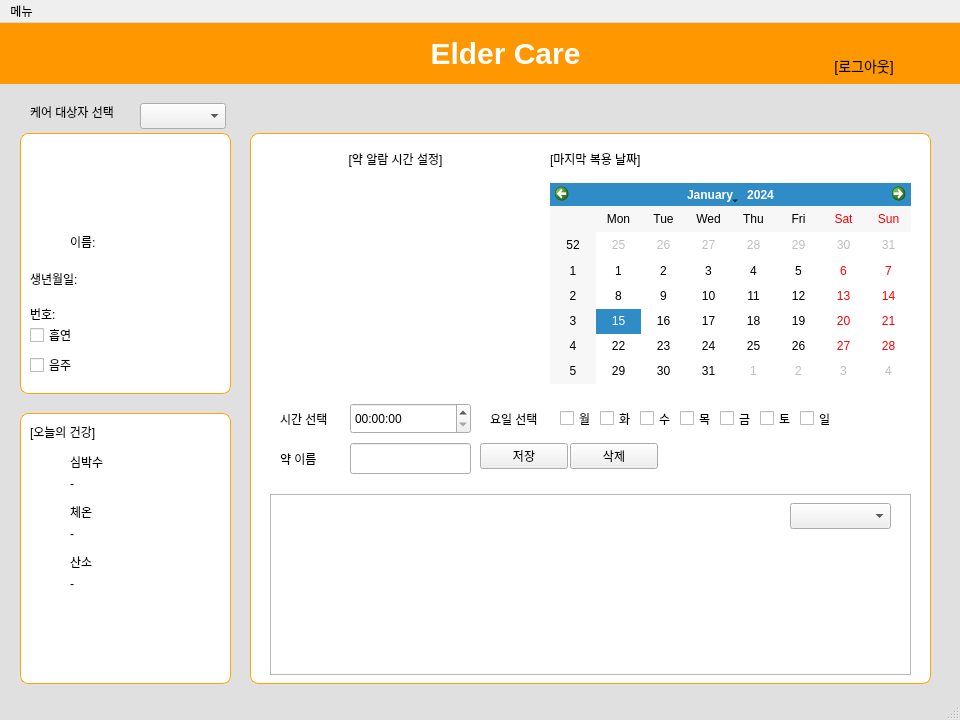
<?xml version="1.0" encoding="UTF-8"?>
<ui version="4.0">
 <class>MainWindow</class>
 <widget class="QMainWindow" name="MainWindow">
  <property name="geometry">
   <rect>
    <x>0</x>
    <y>0</y>
    <width>960</width>
    <height>720</height>
   </rect>
  </property>
  <property name="windowTitle">
   <string>MainWindow</string>
  </property>
  <property name="styleSheet">
   <string notr="true">#MainWindow {
    background-color: #e0e0e0;
}
</string>
  </property>
  <widget class="QWidget" name="centralwidget">
   <property name="styleSheet">
    <string notr="true">#centralwidget {
    background-color: #e0e0e0;
}

</string>
   </property>
   <widget class="QFrame" name="frame_orange">
    <property name="geometry">
     <rect>
      <x>-10</x>
      <y>0</y>
      <width>981</width>
      <height>61</height>
     </rect>
    </property>
    <property name="styleSheet">
     <string notr="true">#frame_orange {
    background-color: #FF9800;
    border-radius: 8px;
}
</string>
    </property>
    <property name="frameShape">
     <enum>QFrame::StyledPanel</enum>
    </property>
    <property name="frameShadow">
     <enum>QFrame::Raised</enum>
    </property>
    <widget class="QFrame" name="frameicon">
     <property name="enabled">
      <bool>true</bool>
     </property>
     <property name="geometry">
      <rect>
       <x>390</x>
       <y>10</y>
       <width>40</width>
       <height>40</height>
      </rect>
     </property>
     <property name="styleSheet">
      <string notr="true">#frameicon {
    background-image: url('/home/kbj/dev_ws/project/image/eldericon.png');
    background-repeat: no-repeat;
    background-position: center;
    background-size: contain;
	border: none; 
}
</string>
     </property>
     <property name="frameShape">
      <enum>QFrame::StyledPanel</enum>
     </property>
     <property name="frameShadow">
      <enum>QFrame::Raised</enum>
     </property>
    </widget>
    <widget class="QPushButton" name="pushButton_logout">
     <property name="geometry">
      <rect>
       <x>830</x>
       <y>30</y>
       <width>88</width>
       <height>26</height>
      </rect>
     </property>
     <property name="styleSheet">
      <string notr="true">QPushButton {
    background-color: transparent;  /* 배경 없음 */
    border: none;                   /* 테두리 없음 */
    color: black;                   /* 글자색: 검정 */
    font-size: 14px;
}
QPushButton:hover {
    color: #333333;  /* 마우스 오버 시 약간 더 진한 회색 */
}</string>
     </property>
     <property name="text">
      <string>[로그아웃]</string>
     </property>
    </widget>
    <widget class="QPushButton" name="pushButton_main">
     <property name="geometry">
      <rect>
       <x>430</x>
       <y>10</y>
       <width>171</width>
       <height>41</height>
      </rect>
     </property>
     <property name="styleSheet">
      <string notr="true">#pushButton_main {
    font-size: 30px;
    font-weight: bold;
    color: white;
    background-color: transparent;
    border: none;
}
</string>
     </property>
     <property name="text">
      <string>Elder Care</string>
     </property>
    </widget>
    <widget class="QPushButton" name="pushButton_alertLog">
     <property name="geometry">
      <rect>
       <x>920</x>
       <y>10</y>
       <width>41</width>
       <height>41</height>
      </rect>
     </property>
     <property name="styleSheet">
      <string notr="true">#pushButton_alertLog {
    background-image: url(/home/kbj/dev_ws/project/image/alertLog.png);
    background-repeat: no-repeat;
    background-position: center;
    background-color: transparent;
    border: none;
}
</string>
     </property>
     <property name="text">
      <string/>
     </property>
    </widget>
   </widget>
   <widget class="QFrame" name="userInfoFrame">
    <property name="geometry">
     <rect>
      <x>20</x>
      <y>110</y>
      <width>211</width>
      <height>261</height>
     </rect>
    </property>
    <property name="styleSheet">
     <string notr="true">QFrame#userInfoFrame {
    background-color: white;
    border: 1px solid orange;
    border-radius: 8px;
}
</string>
    </property>
    <property name="frameShape">
     <enum>QFrame::StyledPanel</enum>
    </property>
    <property name="frameShadow">
     <enum>QFrame::Raised</enum>
    </property>
    <widget class="QLabel" name="label_userimage">
     <property name="geometry">
      <rect>
       <x>70</x>
       <y>20</y>
       <width>66</width>
       <height>71</height>
      </rect>
     </property>
     <property name="styleSheet">
      <string notr="true">#label_userimage {
    background-image: url(&quot;/home/kbj/dev_ws/project/image/usericon.png&quot;);
    background-repeat: no-repeat;
    background-position: center;
    background-color: transparent;
}
</string>
     </property>
     <property name="text">
      <string/>
     </property>
    </widget>
    <widget class="QCheckBox" name="checkBox">
     <property name="geometry">
      <rect>
       <x>10</x>
       <y>190</y>
       <width>51</width>
       <height>24</height>
      </rect>
     </property>
     <property name="text">
      <string>흡연</string>
     </property>
    </widget>
    <widget class="QCheckBox" name="checkBox_2">
     <property name="geometry">
      <rect>
       <x>10</x>
       <y>220</y>
       <width>51</width>
       <height>24</height>
      </rect>
     </property>
     <property name="text">
      <string>음주</string>
     </property>
    </widget>
    <widget class="QLabel" name="label_13">
     <property name="geometry">
      <rect>
       <x>50</x>
       <y>100</y>
       <width>31</width>
       <height>18</height>
      </rect>
     </property>
     <property name="text">
      <string>이름:</string>
     </property>
    </widget>
    <widget class="QLabel" name="label_userName">
     <property name="geometry">
      <rect>
       <x>80</x>
       <y>100</y>
       <width>91</width>
       <height>18</height>
      </rect>
     </property>
     <property name="text">
      <string/>
     </property>
    </widget>
    <widget class="QLabel" name="label_14">
     <property name="geometry">
      <rect>
       <x>10</x>
       <y>130</y>
       <width>61</width>
       <height>31</height>
      </rect>
     </property>
     <property name="text">
      <string>생년월일:</string>
     </property>
    </widget>
    <widget class="QLabel" name="label_userbirthday">
     <property name="geometry">
      <rect>
       <x>70</x>
       <y>130</y>
       <width>131</width>
       <height>31</height>
      </rect>
     </property>
     <property name="text">
      <string/>
     </property>
    </widget>
    <widget class="QLabel" name="label_7">
     <property name="geometry">
      <rect>
       <x>10</x>
       <y>170</y>
       <width>31</width>
       <height>21</height>
      </rect>
     </property>
     <property name="text">
      <string>번호:</string>
     </property>
    </widget>
    <widget class="QLabel" name="label_usernumber">
     <property name="geometry">
      <rect>
       <x>50</x>
       <y>170</y>
       <width>151</width>
       <height>21</height>
      </rect>
     </property>
     <property name="text">
      <string/>
     </property>
    </widget>
   </widget>
   <widget class="QFrame" name="vitalStatsFrame">
    <property name="geometry">
     <rect>
      <x>20</x>
      <y>390</y>
      <width>211</width>
      <height>271</height>
     </rect>
    </property>
    <property name="styleSheet">
     <string notr="true">#vitalStatsFrame
 {
    background-color: white;
    border: 1px solid orange;
    border-radius: 8px;
}
</string>
    </property>
    <property name="frameShape">
     <enum>QFrame::StyledPanel</enum>
    </property>
    <property name="frameShadow">
     <enum>QFrame::Raised</enum>
    </property>
    <widget class="QLabel" name="label_updown_heartbeat">
     <property name="geometry">
      <rect>
       <x>20</x>
       <y>50</y>
       <width>31</width>
       <height>31</height>
      </rect>
     </property>
     <property name="text">
      <string/>
     </property>
    </widget>
    <widget class="QLabel" name="label_2">
     <property name="geometry">
      <rect>
       <x>10</x>
       <y>10</y>
       <width>81</width>
       <height>18</height>
      </rect>
     </property>
     <property name="text">
      <string>[오늘의 건강]</string>
     </property>
    </widget>
    <widget class="QLabel" name="label_heartbeat">
     <property name="geometry">
      <rect>
       <x>50</x>
       <y>60</y>
       <width>151</width>
       <height>21</height>
      </rect>
     </property>
     <property name="text">
      <string>-</string>
     </property>
    </widget>
    <widget class="QLabel" name="label">
     <property name="geometry">
      <rect>
       <x>50</x>
       <y>40</y>
       <width>66</width>
       <height>18</height>
      </rect>
     </property>
     <property name="text">
      <string>심박수</string>
     </property>
    </widget>
    <widget class="QLabel" name="label_3">
     <property name="geometry">
      <rect>
       <x>50</x>
       <y>90</y>
       <width>66</width>
       <height>18</height>
      </rect>
     </property>
     <property name="text">
      <string>체온</string>
     </property>
    </widget>
    <widget class="QLabel" name="label_temperature">
     <property name="geometry">
      <rect>
       <x>50</x>
       <y>110</y>
       <width>151</width>
       <height>21</height>
      </rect>
     </property>
     <property name="text">
      <string>-</string>
     </property>
    </widget>
    <widget class="QLabel" name="label_updown_temperature">
     <property name="geometry">
      <rect>
       <x>20</x>
       <y>100</y>
       <width>31</width>
       <height>31</height>
      </rect>
     </property>
     <property name="text">
      <string/>
     </property>
    </widget>
    <widget class="QLabel" name="label_4">
     <property name="geometry">
      <rect>
       <x>50</x>
       <y>140</y>
       <width>66</width>
       <height>18</height>
      </rect>
     </property>
     <property name="text">
      <string>산소</string>
     </property>
    </widget>
    <widget class="QLabel" name="label_oxygen">
     <property name="geometry">
      <rect>
       <x>50</x>
       <y>160</y>
       <width>151</width>
       <height>21</height>
      </rect>
     </property>
     <property name="text">
      <string>-</string>
     </property>
    </widget>
    <widget class="QLabel" name="label_updown_oxygen">
     <property name="geometry">
      <rect>
       <x>20</x>
       <y>140</y>
       <width>31</width>
       <height>31</height>
      </rect>
     </property>
     <property name="text">
      <string/>
     </property>
    </widget>
   </widget>
   <widget class="QComboBox" name="comboBox_user">
    <property name="geometry">
     <rect>
      <x>140</x>
      <y>80</y>
      <width>86</width>
      <height>26</height>
     </rect>
    </property>
   </widget>
   <widget class="QLabel" name="label_6">
    <property name="geometry">
     <rect>
      <x>30</x>
      <y>80</y>
      <width>111</width>
      <height>18</height>
     </rect>
    </property>
    <property name="text">
     <string>케어 대상자 선택</string>
    </property>
   </widget>
   <widget class="QFrame" name="frame_medicine">
    <property name="geometry">
     <rect>
      <x>250</x>
      <y>110</y>
      <width>681</width>
      <height>551</height>
     </rect>
    </property>
    <property name="styleSheet">
     <string notr="true">#frame_medicine {
    background-color: white;
    border: 1px solid orange;
    border-radius: 8px;
}</string>
    </property>
    <property name="frameShape">
     <enum>QFrame::StyledPanel</enum>
    </property>
    <property name="frameShadow">
     <enum>QFrame::Raised</enum>
    </property>
    <widget class="QLabel" name="label_medicinetimeimage">
     <property name="geometry">
      <rect>
       <x>10</x>
       <y>40</y>
       <width>261</width>
       <height>231</height>
      </rect>
     </property>
     <property name="styleSheet">
      <string notr="true">#label_medicinetimeimage {
    background-color: transparent;
    border: none;
    image: url(/home/kbj/dev_ws/project/image/medicine_time.png);
}

</string>
     </property>
     <property name="text">
      <string/>
     </property>
    </widget>
    <widget class="QTimeEdit" name="timeEdit_medicinetime">
     <property name="geometry">
      <rect>
       <x>100</x>
       <y>270</y>
       <width>121</width>
       <height>31</height>
      </rect>
     </property>
    </widget>
    <widget class="QLabel" name="label_8">
     <property name="geometry">
      <rect>
       <x>70</x>
       <y>10</y>
       <width>151</width>
       <height>31</height>
      </rect>
     </property>
     <property name="text">
      <string>[약 알람 시간 설정]</string>
     </property>
     <property name="alignment">
      <set>Qt::AlignCenter</set>
     </property>
    </widget>
    <widget class="QLabel" name="label_9">
     <property name="geometry">
      <rect>
       <x>30</x>
       <y>270</y>
       <width>66</width>
       <height>31</height>
      </rect>
     </property>
     <property name="text">
      <string>시간 선택</string>
     </property>
    </widget>
    <widget class="QLabel" name="label_11">
     <property name="geometry">
      <rect>
       <x>30</x>
       <y>310</y>
       <width>51</width>
       <height>31</height>
      </rect>
     </property>
     <property name="text">
      <string>약 이름</string>
     </property>
    </widget>
    <widget class="QLineEdit" name="lineEdit_medicine">
     <property name="geometry">
      <rect>
       <x>100</x>
       <y>310</y>
       <width>121</width>
       <height>31</height>
      </rect>
     </property>
    </widget>
    <widget class="QTableWidget" name="tableWidget_medicine">
     <property name="geometry">
      <rect>
       <x>20</x>
       <y>361</y>
       <width>641</width>
       <height>181</height>
      </rect>
     </property>
     <property name="styleSheet">
      <string notr="true">QTableWidget::item {
    padding-right: 0px;
}
</string>
     </property>
    </widget>
    <widget class="QPushButton" name="pushButton_save">
     <property name="geometry">
      <rect>
       <x>230</x>
       <y>310</y>
       <width>88</width>
       <height>26</height>
      </rect>
     </property>
     <property name="text">
      <string>저장</string>
     </property>
    </widget>
    <widget class="QPushButton" name="pushButton_delete">
     <property name="geometry">
      <rect>
       <x>320</x>
       <y>310</y>
       <width>88</width>
       <height>26</height>
      </rect>
     </property>
     <property name="text">
      <string>삭제</string>
     </property>
    </widget>
    <widget class="QLabel" name="label_10">
     <property name="geometry">
      <rect>
       <x>240</x>
       <y>270</y>
       <width>66</width>
       <height>31</height>
      </rect>
     </property>
     <property name="text">
      <string>요일 선택</string>
     </property>
    </widget>
    <widget class="QCheckBox" name="checkBox_mon">
     <property name="geometry">
      <rect>
       <x>310</x>
       <y>270</y>
       <width>41</width>
       <height>31</height>
      </rect>
     </property>
     <property name="text">
      <string>월</string>
     </property>
    </widget>
    <widget class="QCheckBox" name="checkBox_tue">
     <property name="geometry">
      <rect>
       <x>350</x>
       <y>270</y>
       <width>41</width>
       <height>31</height>
      </rect>
     </property>
     <property name="text">
      <string>화</string>
     </property>
    </widget>
    <widget class="QCheckBox" name="checkBox_wed">
     <property name="geometry">
      <rect>
       <x>390</x>
       <y>270</y>
       <width>41</width>
       <height>31</height>
      </rect>
     </property>
     <property name="text">
      <string>수</string>
     </property>
    </widget>
    <widget class="QCheckBox" name="checkBox_thu">
     <property name="geometry">
      <rect>
       <x>430</x>
       <y>270</y>
       <width>41</width>
       <height>31</height>
      </rect>
     </property>
     <property name="text">
      <string>목</string>
     </property>
    </widget>
    <widget class="QCheckBox" name="checkBox_fri">
     <property name="geometry">
      <rect>
       <x>470</x>
       <y>270</y>
       <width>41</width>
       <height>31</height>
      </rect>
     </property>
     <property name="text">
      <string>금</string>
     </property>
    </widget>
    <widget class="QCheckBox" name="checkBox_sat">
     <property name="geometry">
      <rect>
       <x>510</x>
       <y>270</y>
       <width>41</width>
       <height>31</height>
      </rect>
     </property>
     <property name="text">
      <string>토</string>
     </property>
    </widget>
    <widget class="QCheckBox" name="checkBox_sun">
     <property name="geometry">
      <rect>
       <x>550</x>
       <y>270</y>
       <width>41</width>
       <height>31</height>
      </rect>
     </property>
     <property name="text">
      <string>일</string>
     </property>
    </widget>
    <widget class="QLabel" name="label_12">
     <property name="geometry">
      <rect>
       <x>300</x>
       <y>10</y>
       <width>111</width>
       <height>31</height>
      </rect>
     </property>
     <property name="text">
      <string>[마지막 복용 날짜]</string>
     </property>
    </widget>
    <widget class="QCalendarWidget" name="calendarWidget_medicine">
     <property name="geometry">
      <rect>
       <x>300</x>
       <y>50</y>
       <width>361</width>
       <height>201</height>
      </rect>
     </property>
    </widget>
    <widget class="QComboBox" name="comboBox_medicine">
     <property name="geometry">
      <rect>
       <x>540</x>
       <y>370</y>
       <width>101</width>
       <height>26</height>
      </rect>
     </property>
    </widget>
   </widget>
   <widget class="QLabel" name="label_userGreeting">
    <property name="geometry">
     <rect>
      <x>710</x>
      <y>10</y>
      <width>191</width>
      <height>20</height>
     </rect>
    </property>
    <property name="text">
     <string/>
    </property>
    <property name="alignment">
     <set>Qt::AlignRight|Qt::AlignTrailing|Qt::AlignVCenter</set>
    </property>
   </widget>
  </widget>
  <widget class="QMenuBar" name="menubar">
   <property name="geometry">
    <rect>
     <x>0</x>
     <y>0</y>
     <width>960</width>
     <height>27</height>
    </rect>
   </property>
   <property name="nativeMenuBar">
    <bool>true</bool>
   </property>
   <widget class="QMenu" name="menu">
    <property name="title">
     <string>메뉴</string>
    </property>
    <addaction name="separator"/>
    <addaction name="separator"/>
    <addaction name="action_2"/>
    <addaction name="separator"/>
    <addaction name="action_heartbeat"/>
    <addaction name="action_temperature"/>
    <addaction name="action_oxygen"/>
    <addaction name="separator"/>
    <addaction name="action_8"/>
    <addaction name="separator"/>
    <addaction name="action_medicine"/>
    <addaction name="action_requestElderLink"/>
    <addaction name="action_requestgaurdianLink"/>
   </widget>
   <addaction name="menu"/>
  </widget>
  <widget class="QStatusBar" name="statusbar"/>
  <action name="action_2">
   <property name="text">
    <string>[케어 대상자 건강이력]</string>
   </property>
  </action>
  <action name="action_heartbeat">
   <property name="text">
    <string>심박수 기록 조회</string>
   </property>
  </action>
  <action name="action_temperature">
   <property name="text">
    <string>체온 기록 조회</string>
   </property>
  </action>
  <action name="action_oxygen">
   <property name="text">
    <string>산소 포화도 기록 조회</string>
   </property>
  </action>
  <action name="action_7">
   <property name="text">
    <string>이상 알림 이력 조회</string>
   </property>
  </action>
  <action name="action_8">
   <property name="text">
    <string>[서비스]</string>
   </property>
  </action>
  <action name="action_medicine">
   <property name="text">
    <string>약 알람 시간 설정</string>
   </property>
  </action>
  <action name="action_requestgaurdianLink">
   <property name="text">
    <string>보호자 연동 신청 확인</string>
   </property>
  </action>
  <action name="action_requestElderLink">
   <property name="text">
    <string>케어 대상자 연동 요청</string>
   </property>
  </action>
 </widget>
 <resources/>
 <connections/>
</ui>
